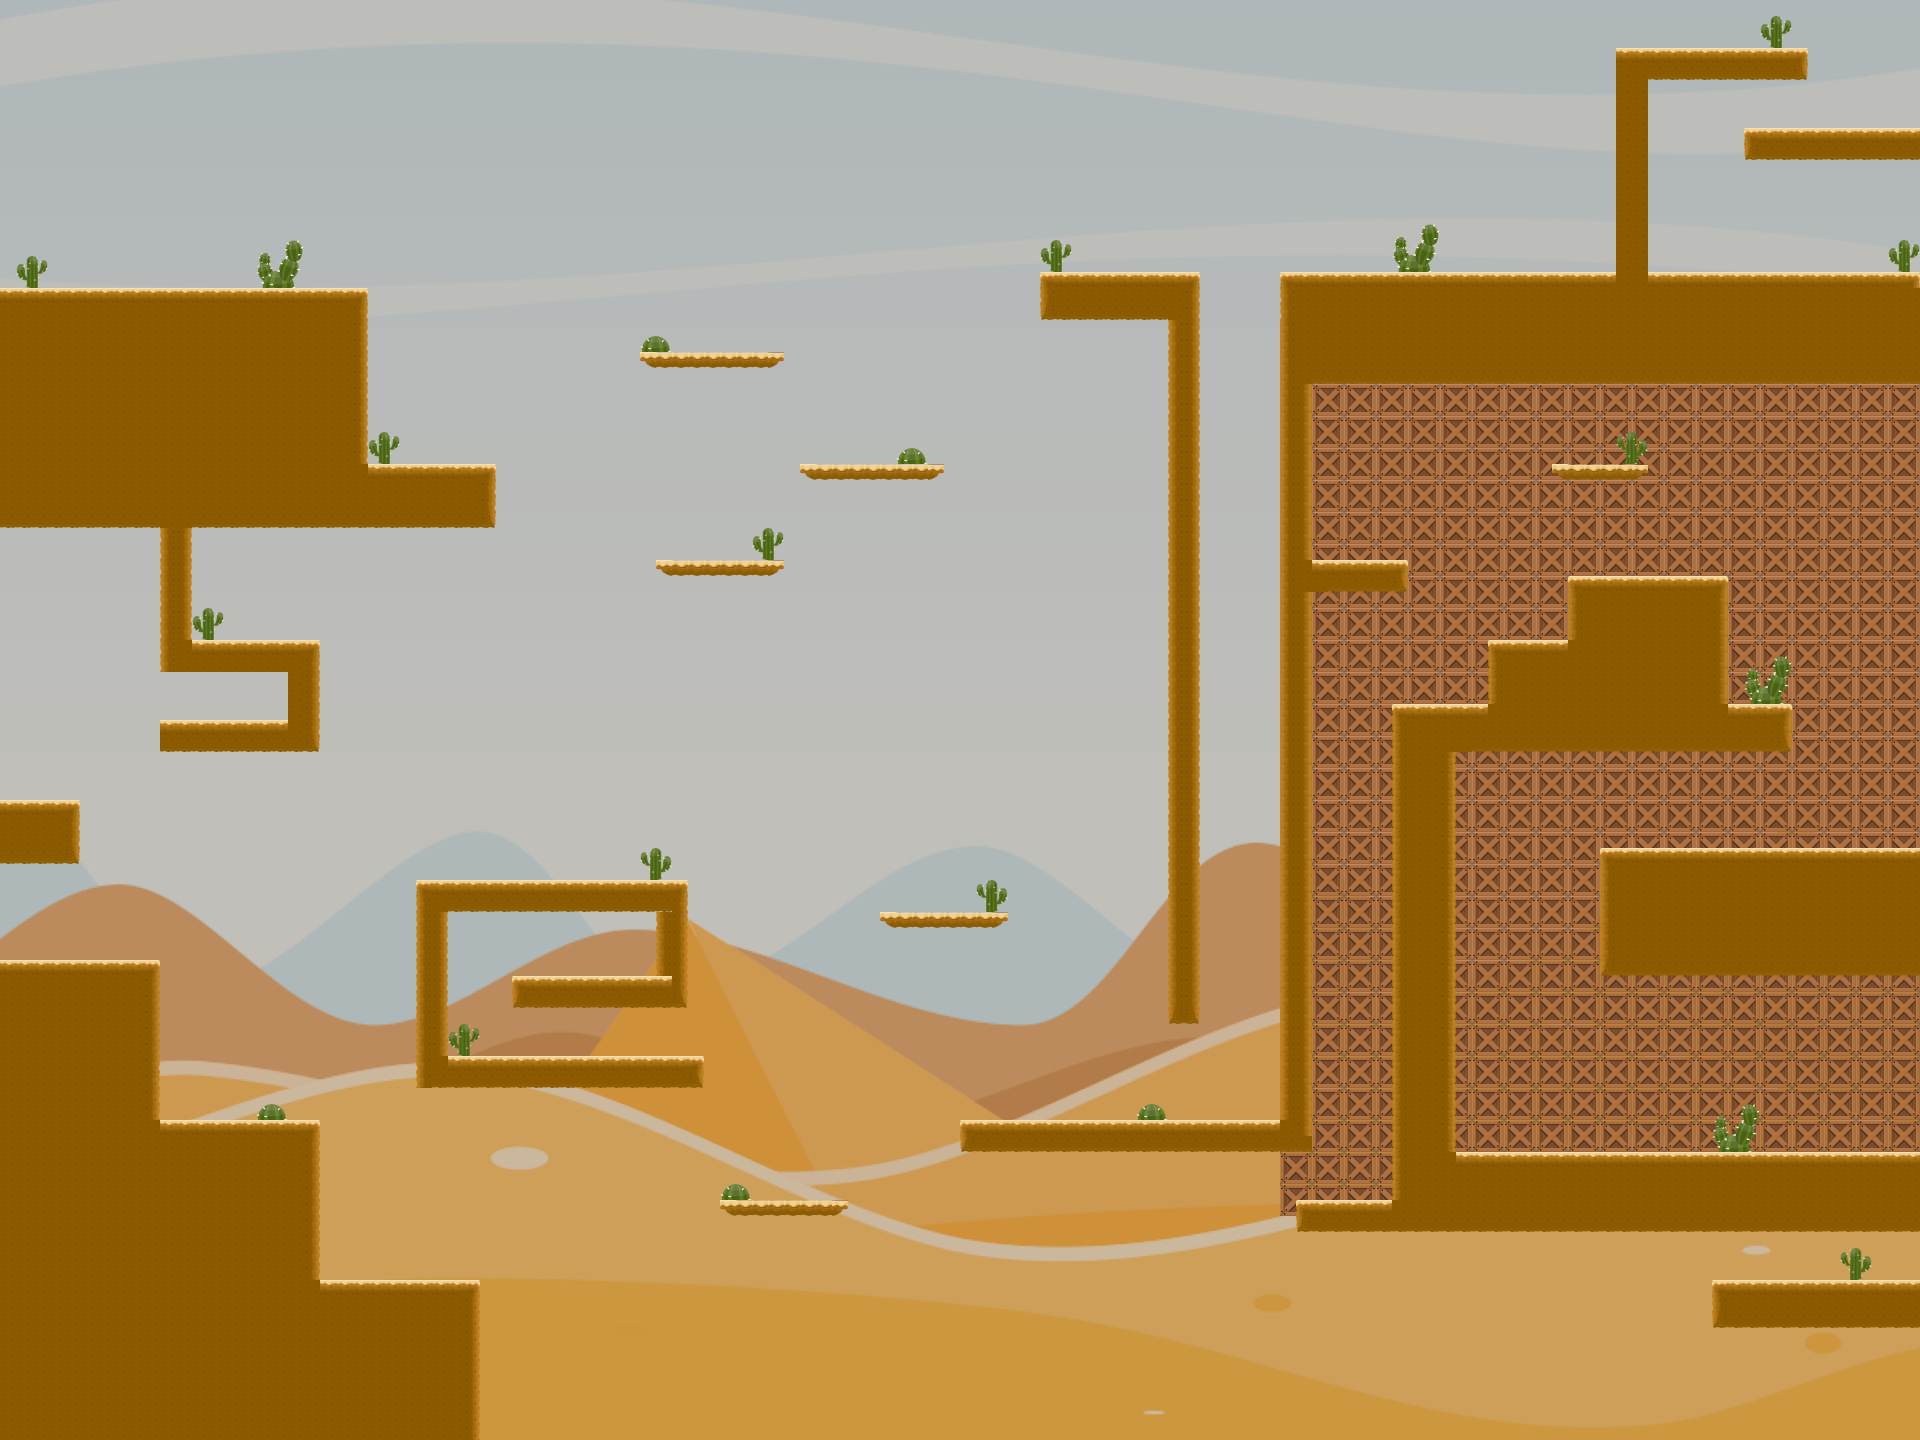

A level layout from a 2D game, rendered from its tile map. Below: a short description, then the map file with tile-grid data replaced by summaries:
An orthogonal 120x90 tile map with 16x16 px tiles, 6 tile layers (Backdrop, BG, Terrain, Platforms, ...), 16 tilesets and 53 objects (29x gold, 7x spikes, 6x gunner, 4x helicopter, 3x heart, ...).

<map version="1.10" tiledversion="1.10.2" orientation="orthogonal" renderorder="right-down" width="120" height="90" tilewidth="16" tileheight="16" infinite="0" nextlayerid="17" nextobjectid="101">
 <tileset firstgid="1" source="../tundra/tilesets/platform_tiles.tsx" />
 <tileset firstgid="257" source="../items/coin.tsx" />
 <tileset firstgid="258" source="../enemies/gunner.tsx" />
 <tileset firstgid="259" source="../enemies/spikes.tsx" />
 <tileset firstgid="260" source="../player/player.tsx" />
 <tileset firstgid="261" source="../items/diamond.tsx" />
 <tileset firstgid="262" source="../tundra/tilesets/snow_background.tsx" />
 <tileset firstgid="11062" source="../tsx_files/penguin.tsx" />
 <tileset firstgid="11063" source="../items/heart.tsx" />
 <tileset firstgid="11067" source="../tsx_files/BG_desert.tsx" />
 <tileset firstgid="24367" source="../tsx_files/Crate.tsx" />
 <tileset firstgid="24371" source="../tsx_files/desert tiles.tsx" />
 <tileset firstgid="24387" source="../tsx_files/Cactus (3).tsx" />
 <tileset firstgid="24396" source="../tsx_files/Cactus (2).tsx" />
 <tileset firstgid="24398" source="../tsx_files/Cactus (1).tsx" />
 <tileset firstgid="24402" source="../tsx_files/camel.tsx" />
 <layer id="14" name="Backdrop" width="120" height="90">
  <data>[10800 cells, 10800 non-empty, 10800 distinct tile ids]</data>
 </layer>
 <objectgroup id="16" name="Data">
  <properties>
   <property name="level_unlock" type="int" value="9" />
  </properties>
 </objectgroup>
 <layer id="7" name="BG" width="120" height="90">
  <data>[10800 cells, 2240 non-empty, 4 distinct tile ids]</data>
 </layer>
 <layer id="1" name="Terrain" width="120" height="90">
  <data>[10800 cells, 2464 non-empty, 12 distinct tile ids]</data>
 </layer>
 <objectgroup id="5" name="Enemies">
  <object id="7" name="gunner" gid="258" x="380" y="462.667" width="64" height="64">
   <properties>
    <property name="direction" value="right" />
    <property name="speed" type="int" value="120" />
   </properties>
  </object>
  <object id="15" name="gunner" gid="2147483906" x="1806.67" y="272" width="64" height="64">
   <properties>
    <property name="direction" value="left" />
    <property name="speed" type="int" value="120" />
   </properties>
  </object>
  <object id="19" name="gunner" gid="258" x="-1.33333" y="798.667" width="64" height="64">
   <properties>
    <property name="direction" value="right" />
    <property name="speed" type="int" value="120" />
   </properties>
  </object>
  <object id="51" name="gunner" gid="2147483906" x="1751.33" y="1281.33" width="64" height="64">
   <properties>
    <property name="direction" value="left" />
    <property name="speed" type="int" value="120" />
   </properties>
  </object>
  <object id="69" name="gunner" gid="258" x="1313" y="559.333" width="64" height="64">
   <properties>
    <property name="direction" value="right" />
    <property name="speed" type="int" value="120" />
   </properties>
  </object>
  <object id="70" name="gunner" gid="258" x="1101.33" y="273.333" width="64" height="64">
   <properties>
    <property name="direction" value="left" />
    <property name="speed" type="int" value="120" />
   </properties>
  </object>
 </objectgroup>
 <objectgroup id="2" name="Moving Objects">
  <object id="1" name="helicopter" x="476" y="269" width="482" height="10">
   <properties>
    <property name="flip" type="bool" value="false" />
    <property name="platform" type="bool" value="true" />
    <property name="speed" type="int" value="100" />
   </properties>
  </object>
  <object id="14" name="helicopter" x="960.667" y="514" width="14" height="267.333">
   <properties>
    <property name="flip" type="bool" value="false" />
    <property name="platform" type="bool" value="true" />
    <property name="speed" type="int" value="100" />
   </properties>
  </object>
  <object id="18" name="helicopter" x="398.667" y="804" width="402.667" height="13.3333">
   <properties>
    <property name="flip" type="bool" value="false" />
    <property name="platform" type="bool" value="true" />
    <property name="speed" type="int" value="100" />
   </properties>
  </object>
  <object id="30" name="boat" x="512" y="1286" width="946" height="34">
   <properties>
    <property name="flip" type="bool" value="true" />
    <property name="platform" type="bool" value="true" />
    <property name="speed" type="int" value="120" />
   </properties>
  </object>
  <object id="73" name="helicopter" x="1017" y="181" width="386" height="10">
   <properties>
    <property name="flip" type="bool" value="false" />
    <property name="platform" type="bool" value="true" />
    <property name="speed" type="int" value="100" />
   </properties>
  </object>
 </objectgroup>
 <layer id="3" name="Platforms" width="120" height="90">
  <data>[10800 cells, 26 non-empty, 3 distinct tile ids]</data>
 </layer>
 <objectgroup id="4" name="Items">
  <object id="4" name="gold" gid="257" x="733" y="347" width="32" height="32" />
  <object id="10" name="gold" gid="257" x="798.667" y="461.333" width="32" height="32" />
  <object id="52" name="gold" gid="257" x="95.3333" y="950.667" width="32" height="32" />
  <object id="53" name="gold" gid="257" x="170" y="1113.33" width="32" height="32" />
  <object id="54" name="gold" gid="257" x="226.667" y="1115.33" width="32" height="32" />
  <object id="55" name="gold" gid="257" x="280.667" y="1112.67" width="32" height="32" />
  <object id="56" name="gold" gid="257" x="397.333" y="1274" width="32" height="32" />
  <object id="57" name="gold" gid="257" x="442" y="1275.33" width="32" height="32" />
  <object id="58" name="gold" gid="257" x="1334.67" y="1076" width="32" height="32" />
  <object id="59" name="gold" gid="257" x="1333.33" y="973.333" width="32" height="32" />
  <object id="60" name="gold" gid="257" x="1333.33" y="870.667" width="32" height="32" />
  <object id="61" name="gold" gid="257" x="1333.33" y="780" width="32" height="32" />
  <object id="62" name="gold" gid="257" x="1425.33" y="697.333" width="32" height="32" />
  <object id="63" name="gold" gid="257" x="1518.67" y="637.333" width="32" height="32" />
  <object id="64" name="gold" gid="257" x="1597.33" y="573.333" width="32" height="32" />
  <object id="65" name="gold" gid="257" x="1629.33" y="842.667" width="32" height="32" />
  <object id="66" name="gold" gid="257" x="1514.67" y="924" width="32" height="32" />
  <object id="67" name="gold" gid="257" x="1513.33" y="1010.67" width="32" height="32" />
  <object id="68" name="gold" gid="257" x="1466.67" y="1142.67" width="32" height="32" />
  <object id="76" name="diamond" gid="261" x="1664.33" y="269" width="26" height="26" />
  <object id="78" name="gold" gid="257" x="1212" y="890" width="32" height="32" />
  <object id="79" name="gold" gid="257" x="1230" y="734" width="32" height="32" />
  <object id="80" name="gold" gid="257" x="1210" y="598" width="32" height="32" />
  <object id="81" name="gold" gid="257" x="1238" y="414" width="32" height="32" />
  <object id="87" name="heart" gid="11063" x="1324" y="439" width="16" height="14" />
  <object id="92" name="gold" gid="257" x="598.667" y="949.333" width="32" height="32" />
  <object id="93" name="gold" gid="257" x="529.333" y="946.667" width="32" height="32" />
  <object id="94" name="gold" gid="257" x="457.333" y="950.667" width="32" height="32" />
  <object id="95" name="gold" gid="257" x="1845.33" y="588" width="32" height="32" />
  <object id="96" name="gold" gid="257" x="1848" y="686.667" width="32" height="32" />
  </objectgroup>
 <objectgroup id="6" name="Objects">
  <!-- 9 objects omitted --></objectgroup>
 <layer id="15" name="FG_2" width="120" height="90">
  <data>[10800 cells, 0 non-empty, 0 distinct tile ids]</data>
 </layer>
 <layer id="8" name="FG" width="120" height="90">
  <data>[10800 cells, 94 non-empty, 15 distinct tile ids]</data>
 </layer>
</map>
<!-- 12 of 53 objects omitted -->
